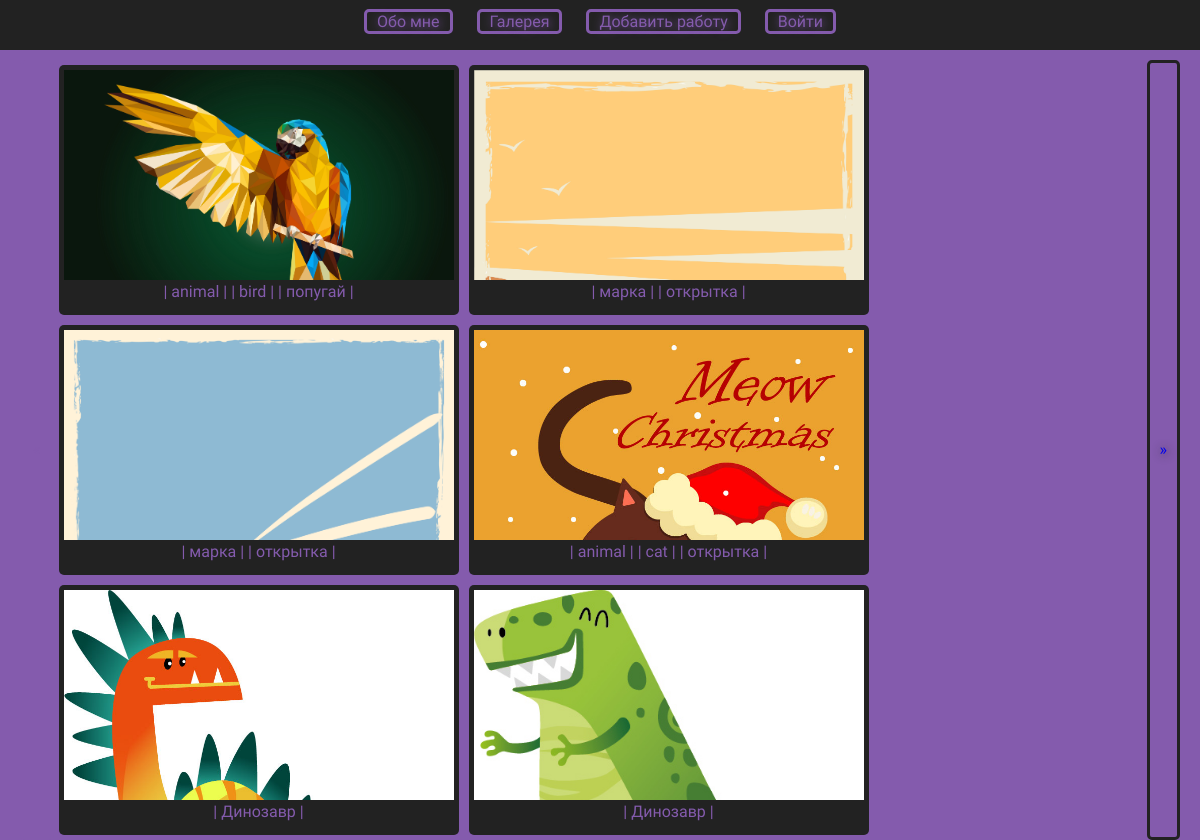
Page /gallery/ on the committed database.
### gallery/models.py (models this page shows, shortened)
class VectorDrawing(models.Model):
    title = models.CharField(max_length=50, verbose_name='Название')
    description = models.TextField(null=True, verbose_name='Описание')
    published = models.DateTimeField(
        auto_now_add=True, db_index=True, verbose_name='Дата публикации')
    image = models.ImageField(
        verbose_name='Изображение',
        upload_to='gallery/'
    )
    vector_file = models.FileField(
        upload_to='vector_files/', null=True, blank=True, verbose_name='Векторный рисунок')
    tags = models.ManyToManyField(
        Tag, verbose_name='Теги', related_name='entries', blank=True)
    class Meta:
        verbose_name_plural = 'Векторные рисунки'
        verbose_name = 'Векторный рисунок'
        ordering = ['-published']

class Tag(models.Model):
    title = models.CharField(
        max_length=50, verbose_name='Название', unique=True)
    class Meta:
        verbose_name_plural = 'Теги'
        verbose_name = 'Тег'
        ordering = ['title']

### gallery/views.py (the view)
# urls.py: path('', GalleryView.as_view(), name='index'),
class GalleryView(ListView):
    template_name = 'gallery/index.html'
    model = VectorDrawing
    context_object_name = 'images'
    paginate_by = 6

### gallery/templates/gallery/index.html (shortened to what this page needs)
{% extends "gallery/base.html" %}
{% block content %}
<div class="b-flex">
    {% if page_obj.has_previous %}
    <div class="pagination_previous">
        <div class="pagin">
            <a href="?page={{ page_obj.previous_page_number }}">&laquo;</a>
        </div>
    </div>
    {% else %}
    <div class="pagination_previous_plug">
        <div class="pagin_plug">
            <a href="#">&laquo;</a>
        </div>
    </div>
    {% endif %}
    <div class="content">
        {% for image in images %}
        <figure>
            <a href="{% url 'gallery:image_id' image.id %}"><img src="/media/{{ image.image }}"></a>
            <figcaption>
                {% for tag in image.tags.all %}
                <div class="tag">
                    <a href="{% url 'gallery:by_tag' tag.title %}">| {{ tag.title }} |</a>
                </div>
                {% endfor %}
            </figcaption>
        </figure>
        {% endfor %}
    </div>
    {% if page_obj.has_next %}
    <div class="pagination_next">
        <div class="pagin">
            <a href="?page={{ page_obj.next_page_number }}">&raquo;</a>
        </div>
    </div>
    {% else %}
    <div class="pagination_next_plug">
        <div class="pagin_plug">
            <a href="#">&raquo;</a>
        </div>
    </div>
    {% endif %}
</div>
{% endblock %}

### gallery/static/gallery/style.css (style rules this page uses)
*, *::before, *::after { box-sizing: border-box; }
body, h1, h2, h3, h4, p, ul[class], ol[class], li, figure, figcaption, blockquote, dl, dd { margin: 0; }
body { min-height: 100vh; scroll-behavior: smooth; text-rendering: optimizeSpeed; line-height: 1.5; }
a:not([class]) { text-decoration-skip-ink: auto; }
img { max-width: 100%; display: block; }
html { overflow-x: hidden; margin-right: calc(-1 * (100vw - 100%)); }
body { background-color:rgb(132, 91, 173); font-family: 'Hind', sans-serif; min-width: 500px; }
figure { float: left; padding: 5px; width: 400px; height: 250px; margin: 5px; border-radius: 5px; background-color: #222; overflow:hidden; position:relative; }
a img { position:absolute; max-width: 390px; }
figcaption { background-color: #222; color: #fff; text-align: center; height: 35px; position: relative; top: 210px }
.pagination_next a, .pagination_previous a { border: 3px solid #222; border-radius: 5px; padding-left: 10px; padding-right: 10px; text-decoration: none; display: table-cell; vertical-align: middle; text-shadow: 1px 1px 10px #222; }
.pagin { height: 100%; display: table; }
.pagination_next_plug a, .pagination_previous_plug a { border: 3px solid rgb(132, 91, 173); border-radius: 5px; padding-left: 10px; padding-right: 10px; text-decoration: none; display: table-cell; vertical-align: middle; pointer-events: none; cursor: default; color: rgb(132, 91, 173); }
.pagin_plug { height: 100%; display: table; }
.b-flex { display: flex; margin: 10px 20px 0 20px; justify-content: center; }
.content { max-width: 1240px; margin: 0 auto; }
.tag { display: inline; }
.tag a { color: rgb(132, 91, 173); text-decoration: none; }

### rows in the picture
VectorDrawing: image (picture)
Tag: title "animal"
Tag: title "bird"
Tag: title "попугай"
VectorDrawing: image (picture)
Tag: title "марка"
Tag: title "открытка"
VectorDrawing: image (picture)
VectorDrawing: image (picture)
Tag: title "cat"
VectorDrawing: image (picture)
Tag: title "Динозавр"
VectorDrawing: image (picture)
